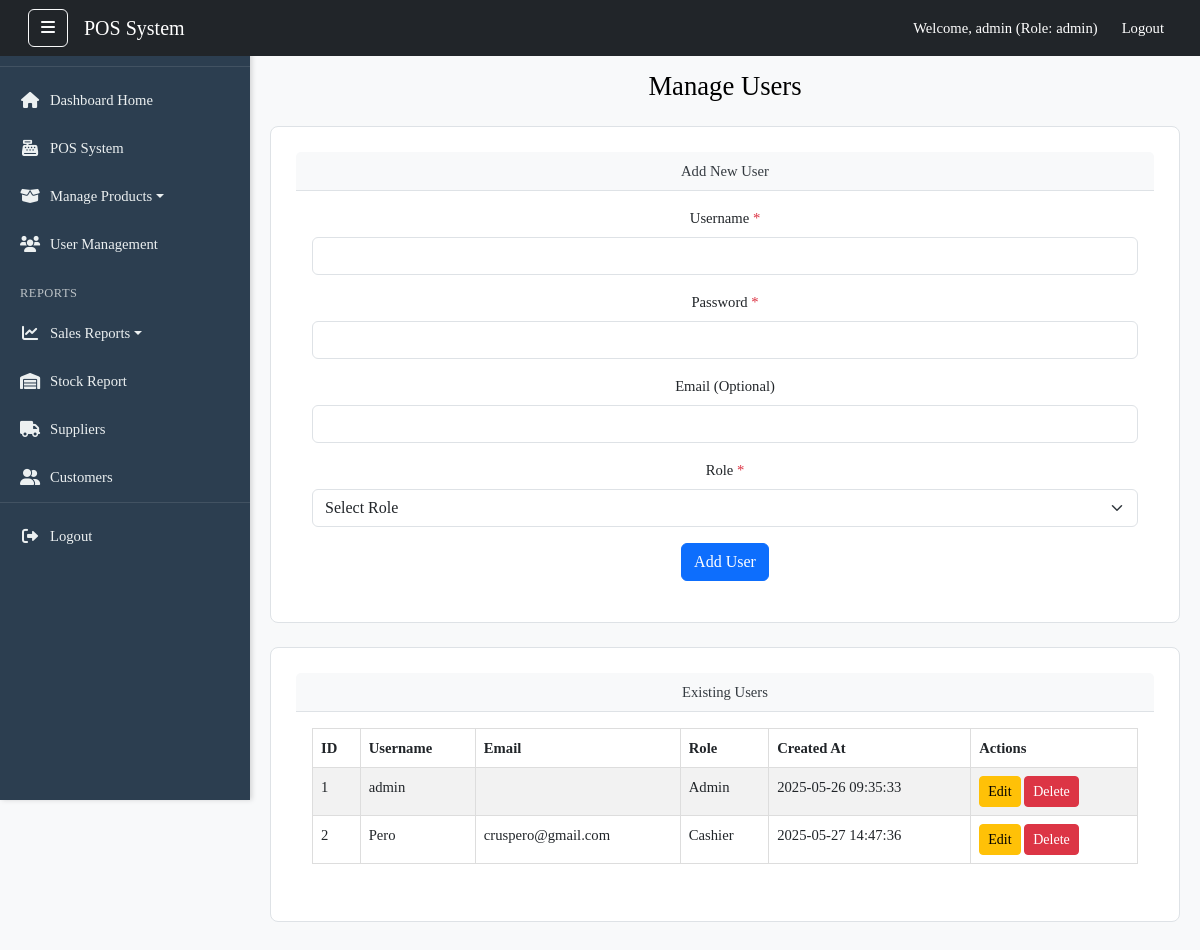
The page /views/user_management.php (signed in) on the database its author committed.
### tables this page shows
CREATE TABLE `users` (
  `id` int(11) NOT NULL,
  `username` varchar(50) NOT NULL,
  `email` varchar(255) DEFAULT NULL,
  `password_hash` varchar(255) NOT NULL,
  `role` varchar(20) DEFAULT 'cashier',
  `created_at` datetime DEFAULT current_timestamp(),
  `last_login` datetime DEFAULT NULL
);

### views/user_management.php (the view, shortened to what this page needs)
<?php
$conn = get_db_connection();
$users = [];
try {
    $sql = "SELECT id, username, email, role, created_at FROM users ORDER BY username ASC";
    $result = $conn->query($sql);
    if ($result) {
        while ($row = $result->fetch_assoc()) {
            $users[] = $row;
        }
    } else {
        $message = "Error fetching users: " . $conn->error;
        $message_type = 'danger';
    }
} catch (mysqli_sql_exception $e) {
    $message = "Database error fetching users: " . $e->getMessage();
    $message_type = 'danger';
}
include '../includes/header.php';
?>
    <div class="dashboard-wrapper">
        <?php include '../includes/sidebar.php';  ?>
        <div class="main-content" id="main-content">
            <nav class="navbar navbar-expand-lg navbar-dark bg-dark fixed-top px-3 custom-navbar-top">
                <div class="container-fluid">
                    <button id="sidebarToggleDesktop" class="btn btn-outline-light d-none d-lg-block me-3" type="button">
                        <i class="fas fa-bars"></i>
                    </button>
                    <a class="navbar-brand" href="#">POS System</a>
                    <div class="collapse navbar-collapse" id="navbarNav">
                        <ul class="navbar-nav ms-auto">
                            <li class="nav-item d-flex align-items-center">
                                <span class="nav-link text-white me-2">Welcome, <?php echo htmlspecialchars($_SESSION["username"]); ?> (Role: <?php echo htmlspecialchars($_SESSION["role"]); ?>)</span>
                            </li>
                            <li class="nav-item">
                                <a class="nav-link btn btn-danger btn-sm text-white" href="logout.php">Logout</a>
                            </li>
                        </ul>
                    </div>
                </div>
            </nav>
            <div class="container-fluid dashboard-page-content mt-5 pt-3">
                <h2 class="mb-4">Manage Users</h2>
                <div class="card mb-4">
                    <div class="card-header">
                        Add New User
                    </div>
                    <div class="card-body">
                        <form action="<?php echo htmlspecialchars($_SERVER["PHP_SELF"]); ?>" method="post">
                            <div class="mb-3">
                                <label for="username" class="form-label">Username <span class="text-danger">*</span></label>
                                <input type="text" name="username" id="username" class="form-control" required>
                            </div>
                            <div class="mb-3">
                                <label for="password" class="form-label">Password <span class="text-danger">*</span></label>
                                <input type="password" name="password" id="password" class="form-control" required>
                            </div>
                            <div class="mb-3">
                                <label for="email" class="form-label">Email (Optional)</label>
                                <input type="email" name="email" id="email" class="form-control">
                            </div>
                            <div class="mb-3">
                                <label for="role" class="form-label">Role <span class="text-danger">*</span></label>
                                <select name="role" id="role" class="form-select" required>
                                    <option value="">Select Role</option>
                                </select>
                            </div>
                            <button type="submit" class="btn btn-primary">Add User</button>
                        </form>
                    </div>
                </div>
                <div class="card">
                    <div class="card-header">
                        Existing Users
                    </div>
                    <div class="card-body">
                        <div class="table-responsive">
                            <table class="table table-striped table-hover">
                                <thead>
                                    <tr>
                                        <th>ID</th>
                                        <th>Username</th>
                                        <th>Email</th>
                                        <th>Role</th>
                                        <th>Created At</th>
                                        <th>Actions</th>
                                    </tr>
                                </thead>
                                <tbody>
                                    <?php if (!empty($users)): ?>
                                        <?php foreach ($users as $user): ?>
                                            <tr>
                                                <td><?php echo htmlspecialchars($user['id']); ?></td>
                                                <td><?php echo htmlspecialchars($user['username']); ?></td>
                                                <td><?php echo htmlspecialchars($user['email']); ?></td>
                                                <td><?php echo htmlspecialchars(ucwords($user['role'])); ?></td>
                                                <td><?php echo htmlspecialchars($user['created_at']); ?></td>
                                                <td>
                                                    <button type="button" class="btn btn-sm btn-warning edit-user-btn"
                                                        data-bs-toggle="modal" data-bs-target="#editUserModal"
                                                        data-id="<?php echo htmlspecialchars($user['id']); ?>"
                                                        data-username="<?php echo htmlspecialchars($user['username']); ?>"
                                                        data-email="<?php echo htmlspecialchars($user['email']); ?>"
                                                        data-role="<?php echo htmlspecialchars($user['role']); ?>">
                                                        Edit
                                                    </button>
                                                    <button type="button" class="btn btn-sm btn-danger delete-user-btn"
                                                        data-bs-toggle="modal" data-bs-target="#deleteUserModal"
                                                        data-id="<?php echo htmlspecialchars($user['id']); ?>"
                                                        data-username="<?php echo htmlspecialchars($user['username']); ?>">
                                                        Delete
                                                    </button>
                                                </td>
                                            </tr>
                                        <?php endforeach; ?>
                                    <?php else: ?>
                                        <tr>
                                            <td colspan="6">No users found.</td>
                                        </tr>
                                    <?php endif; ?>
                                </tbody>
                            </table>
                        </div>
                    </div>
                </div>
            </div>
        </div>
    </div>
</body>
</html>

### public/css/style.css (style rules this page uses)
body { font-family: 'Segoe UI', Tahoma, Geneva, Verdana, sans-serif; margin: 0; padding: 0; background-color: #f0f2f5; color: #333; overflow-x: hidden; }
.dashboard-wrapper { display: flex; min-height: 100vh; }
.main-content { flex-grow: 1; background-color: #f8f9fa; transition: margin-left 0.3s ease-in-out; padding-top: 70px; padding-left: 20px; padding-right: 20px; }
.custom-navbar-top { z-index: 1030; padding-top: 0.5rem; padding-bottom: 0.5rem; }
.dashboard-page-content { padding-top: 0 !important; margin-top: 0 !important; padding-bottom: 20px; padding-left: 0; padding-right: 0; }
.dashboard-page-content h2 { margin-top: 0; margin-bottom: 1.5rem; }
.card { background-color: #fff; padding: 25px; border-radius: 8px; box-shadow: 0 4px 10px rgba(0, 0, 0, 0.08); text-align: center; transition: transform 0.2s ease-in-out; }
@media (min-width: 769px) { .main-content { padding-left: calc(250px + 20px); } }
@media (min-width: 769px) { #sidebarToggleDesktop { display: block !important; } }
body { font-family: 'Times New Roman', serif; font-size: 11pt; color: #000; }
h2 { text-align: center; margin-bottom: 20px; font-size: 20pt; }
table { width: 100%; border-collapse: collapse; margin-bottom: 20px; }
th, td { border: 1px solid #ddd; padding: 8px; text-align: left; }
thead { background-color: #f2f2f2; }
.card { border: 1px solid #dee2e6; margin-bottom: 15px; box-shadow: none !important; page-break-inside: avoid; }
.card-header { background-color: #f8f9fa; border-bottom: 1px solid #dee2e6; color: #343a40; }
table { page-break-after: auto; }
tr { page-break-inside: avoid; page-break-after: auto; }
thead { display: table-header-group; }

### rows shown on the page
users: id "1", username "admin", role "Admin", created_at "2025-05-26 09:35:33"
users: id "2", username "Pero", email "cruspero@gmail.com", role "Cashier", created_at "2025-05-27 14:47:36"

### other values the page prints
$_SESSION["username"] "admin"
$_SESSION["role"] "admin"
